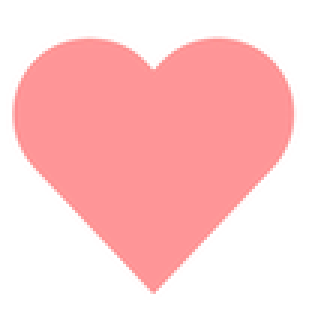
#> input picture heart.png, 103 x 107 px (shown 3 times larger)
$ python temp.py
#> lines starting #> are read from the running program, lines starting #| are printed output that depends on the picture
from PIL import Image, ImageDraw, ImageFont
from time import sleep
from colors import Color3, Color4
import random

#---------- setup ----------#
rref    = 1000
lowestHR = 40
highestHR = 200

img_size        = (200,90)
screen_size     = (1280,720)
warn_size       = (1270,710)
temp_text_pos   = (1050,500)
heart_text_pos  = (1050,580)
thermo_pos      = (980,510)
heart_pos       = (980,590)
warning_x       = (1160)
font_size       = 50

font        = ImageFont.truetype("OpenSans-Regular.ttf",size=font_size)
img         = Image.new('RGBA',img_size,color=Color4.transparent)
#> img: PIL image 200x90 RGBA; every value is 0
temp_text   = ImageDraw.Draw(img)
img2        = Image.new('RGBA',img_size,color=Color4.transparent)
heart_text  = ImageDraw.Draw(img2)

warn        = Image.new('RGBA',screen_size,color=Color4.transparent)
#> warn: PIL image 1280x720 RGBA; every value is 0
warn_draw   = ImageDraw.Draw(warn)
warn_draw.rectangle([(10,10),warn_size],fill=None, outline=Color3.yellow)

heart       = Image.open("heart.png").resize((50,50))
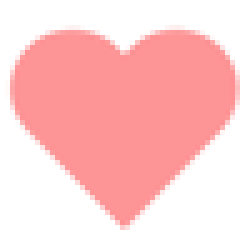
#> heart: PIL image 50x50 RGBA (shown 5 times larger); mean R, G, B, A 128.9, 2.3, 4.4, 50.8; transparent parts drawn white
thermo      = Image.open("thermo.png").resize((50,50))
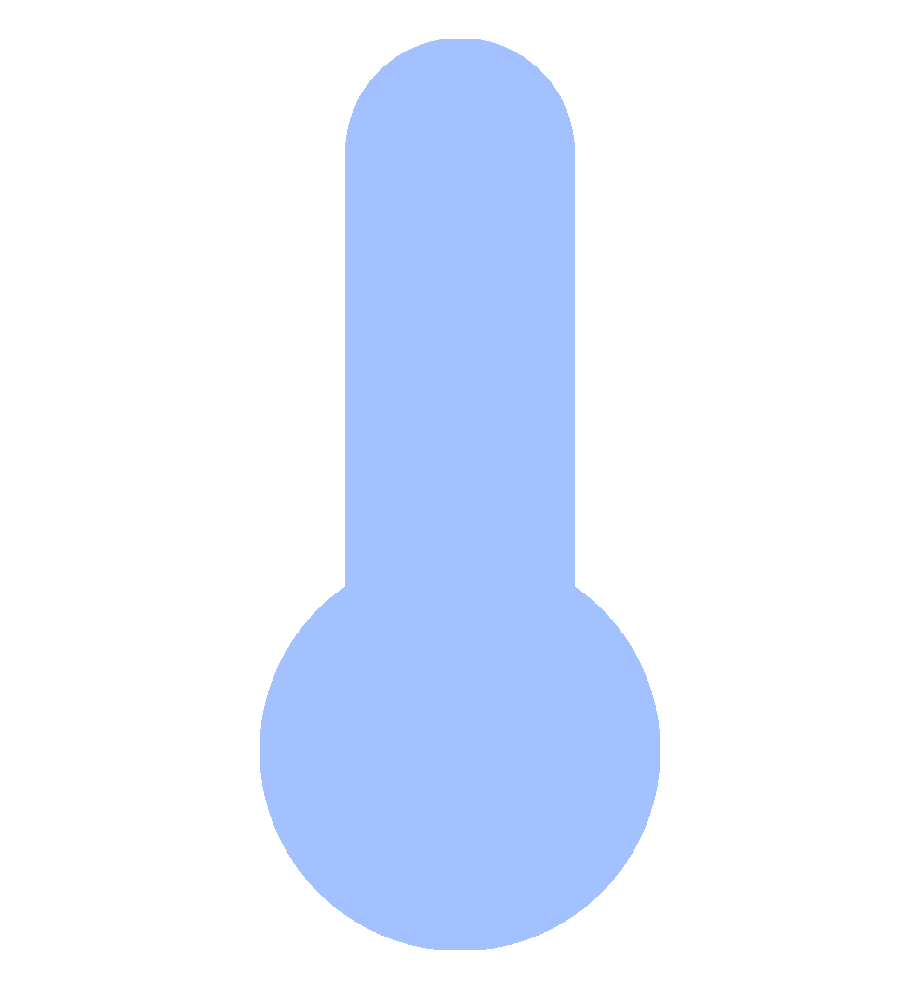
#> input picture thermo.png, 918 x 1006 px
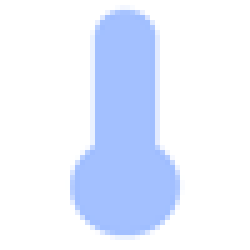
#> thermo: PIL image 50x50 RGBA (shown 5 times larger); mean R, G, B, A 29.2, 44, 75, 39.3; transparent parts drawn white
warning     = Image.open("warning.png").resize((55,50))
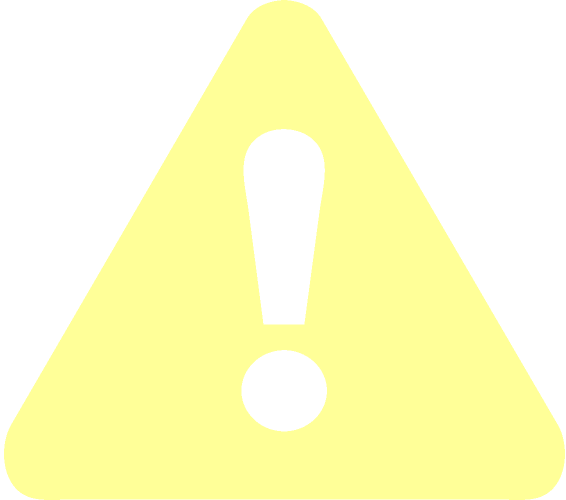
#> input picture warning.png, 1131 x 1000 px (shown at 1/2 size)
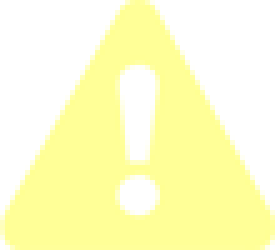
#> warning: PIL image 55x50 RGBA (shown 5 times larger); mean R, G, B, A 147.7, 147.7, 45.7, 80.2; transparent parts drawn white
pad         = Image.new('RGBA', screen_size)

prev_temperature    = -1
prev_heartrate      = -1
doInit              = True
#---------- setup ----------#


#while(True):
# Get ADC value and convert to temperature
# ADC_value = readAdc(channel, CLK, MISO, MOSI, CS)
temperature         = str(random.randint(150,160))
heartrate           = str(random.randint(160,170))

sleep(0.1)

# clear and redraw
temp_text.rectangle([(0,0),img_size],fill=Color4.transparent)
temp_text.text((0,0),str(int(temperature)), font=font, fill=Color3.black)
heart_text.rectangle([(0,0),img_size],fill=Color4.transparent)
heart_text.text((0,0),str(int(heartrate)), font=font, fill=Color3.black)

# create overlay using drawing
pad.paste(warn, (0,0))
pad.paste(img, temp_text_pos)
pad.paste(img2, heart_text_pos)
pad.paste(heart, heart_pos)
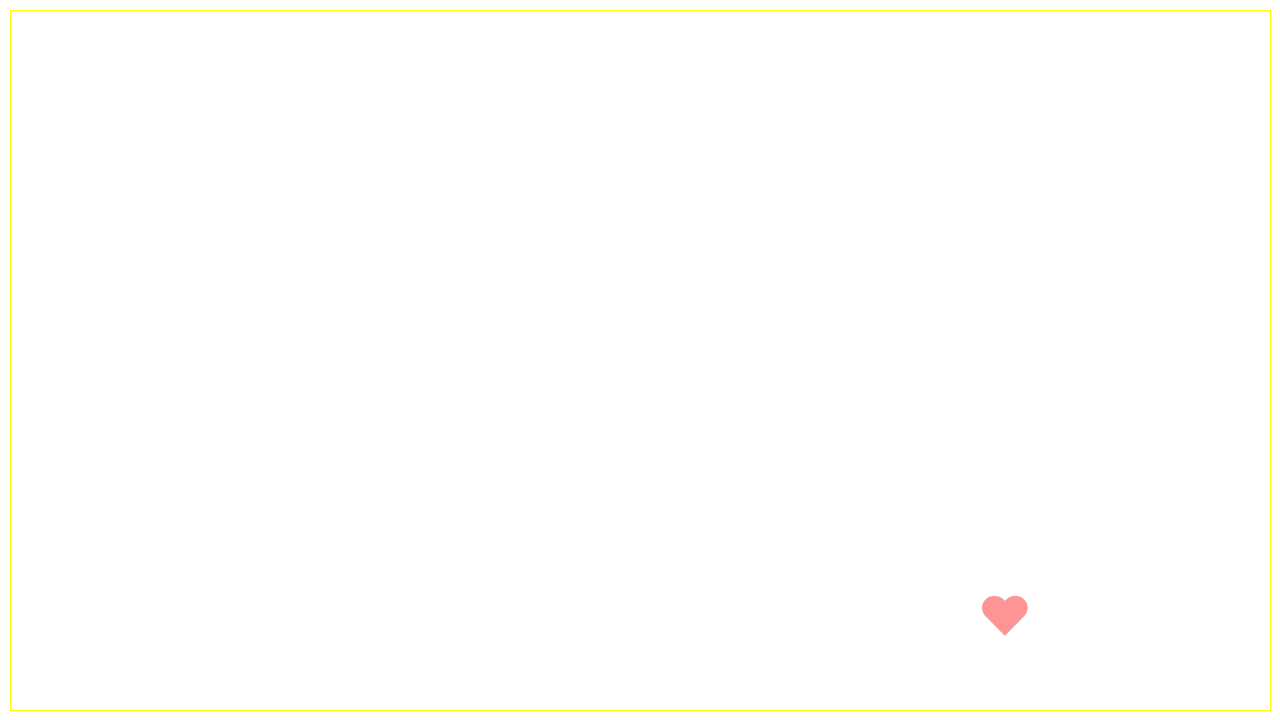
#> pad: PIL image 1280x720 RGBA; mean R, G, B, A 2, 1.7, 0.6, 1.7; transparent parts drawn white
pad.paste(thermo, thermo_pos)
pad.paste(warning, (warning_x,thermo_pos[1]))
pad.paste(warning, (warning_x,heart_pos[1]))
pad.save("new.png")

prev_temperature = temperature
prev_heartrate = heartrate
